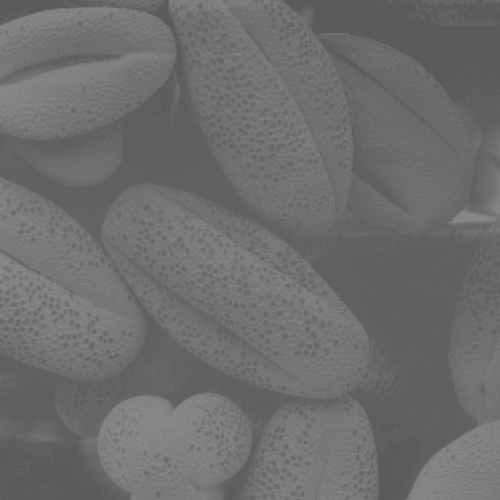
#> input picture lab3/Q3_1_1.tif, 500 x 500 px
$ python hist_equ_11810506.py
#> lines starting #> are read from the running program, lines starting #| are printed output that depends on the picture
from typing import io
import numpy as np
from skimage import io
import matplotlib.pyplot as plt


def hist_equ_11810506(image_input):
    """ Histogram equalization of a grayscale image. """
#> called with image_input = 'Q3_1_1.tif'
    input_img = io.imread(image_input)
#> input_img is the input picture: shape (500, 500); min 91, max 138, mean 109.1
    r, c = input_img.shape
#> r = 500; c = 500
    output_img = np.zeros([r, c], dtype=np.uint8)
    input_histogram = []
    output_histogram = []

    # histogram of input image
    # pdf
    for i in range(256):
        input_histogram.append(np.sum(input_img == i) / (r * c))
#> after the loop, input_histogram = 256 values, max 0.0763 at index 96, min 0 at index 0, mean 0.00391

    # get cumulative distribution function
    cdf = []
    sum = 0
    for i in range(len(input_histogram)):
        sum = sum + input_histogram[i]
        cdf.append(sum)
#> after the loop, cdf = 256 values from 0 to 1; sum = 1

    # cdf = 255 * cdf / cdf[-1]

    for i in range(r):
        for j in range(c):
            output_img[i, j] = ((256 - 1)) * cdf[input_img[i, j]]
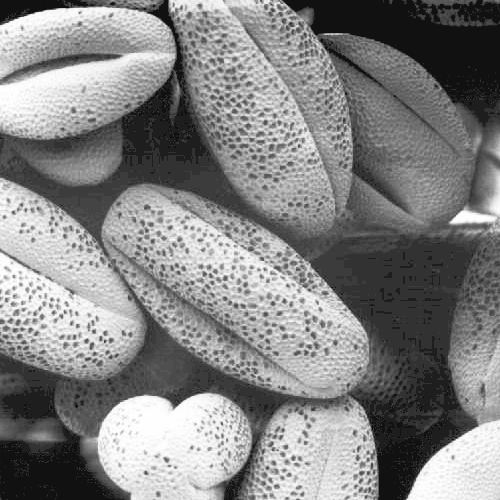
#> output_img: shape (500, 500); min 17, max 255, mean 131.4

    for i in range(256):
        output_histogram.append(np.sum(output_img == i) / (r * c))
#> after the loop, output_histogram = 256 values, max 0.0763 at index 50, min 0 at index 0, mean 0.00391

    io.imsave(image_input.strip(".tif") + "_11810506.tif", output_img)

    n = np.arange(256)
#> n = 256 values from 0 to 255
    plt.plot(n, input_histogram)
    plt.savefig(image_input.strip(".tif") + "_input_hist_11810506.tif")
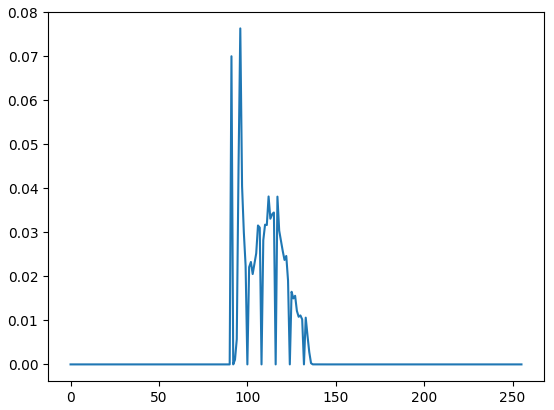
#> figure drawn by matplotlib, 1 panel; curve peaks at x = 96, y = 0.0763
    plt.close()
    plt.plot(n, output_histogram)
    plt.savefig(image_input.strip(".tif") + "_output_hist_11810506.tif")
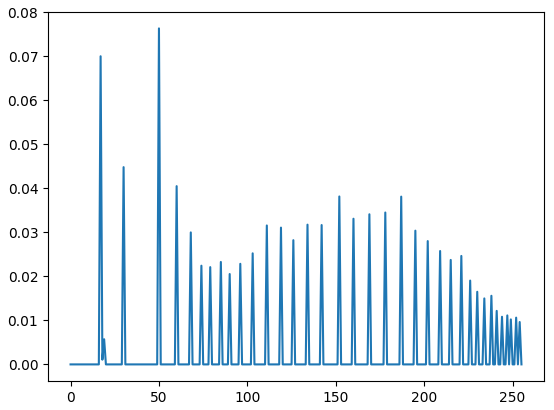
#> figure drawn by matplotlib, 1 panel; curve peaks at x = 50, y = 0.0763
    plt.close()


    return (
        image_input + "_11810506.tif", image_input + "output_hist_11810506.tif",
        image_input + "input_hist_11810506.tif")


hist_equ_11810506("Q3_1_1.tif")
hist_equ_11810506("Q3_1_2.tif")
#> call 2 of hist_equ_11810506, with image_input = 'Q3_1_2.tif'
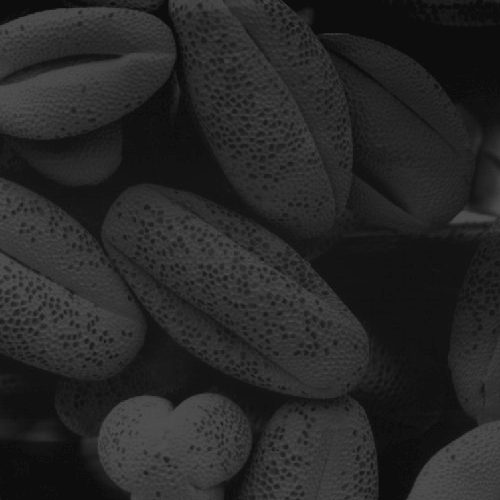
#> input picture lab3/Q3_1_2.tif, 500 x 500 px
#> in hist_equ_11810506, input_img is the input picture: shape (500, 500); min 13, max 83, mean 38.7
#> in hist_equ_11810506 (call 2), `output_img = np.zeros([r, c], dtype=np.uint8)`: output_img: shape (500, 500); every value is 0
#> after the loop in hist_equ_11810506 (call 2), `for i in range(256):`: input_histogram = 256 values, max 0.0709 at index 13, min 0 at index 0, mean 0.00391
#> the loop in hist_equ_11810506 (call 2), `for i in range(len(input_histogram)):` made 256 passes
#> sum on passes 1 to 3: 0, 0, 0
#> after the loop in hist_equ_11810506 (call 2), `for i in range(len(input_histogram)):`: sum = 1
#> after the loop in hist_equ_11810506 (call 2), `for i in range(256):`: output_histogram = 256 values, max 0.0733 at index 18, min 0 at index 0, mean 0.00391
#> in hist_equ_11810506 (call 2), `plt.savefig(image_input.strip(".tif") + "_input_hist_11810506.tif")`:
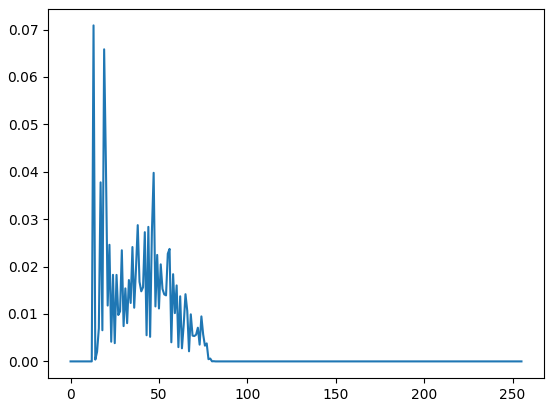
#> figure drawn by matplotlib, 1 panel; curve peaks at x = 13, y = 0.0709
#> in hist_equ_11810506 (call 2), `plt.savefig(image_input.strip(".tif") + "_output_hist_11810506.tif")`:
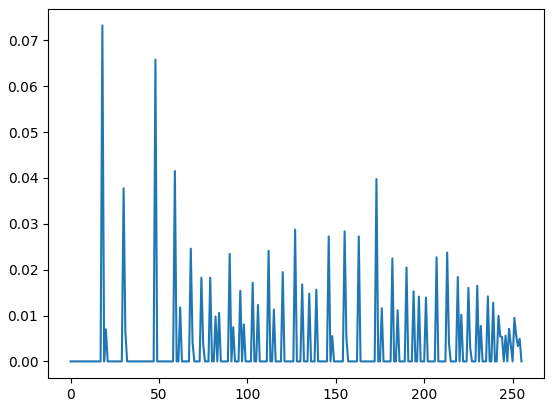
#> figure drawn by matplotlib, 1 panel; curve peaks at x = 18, y = 0.0733
